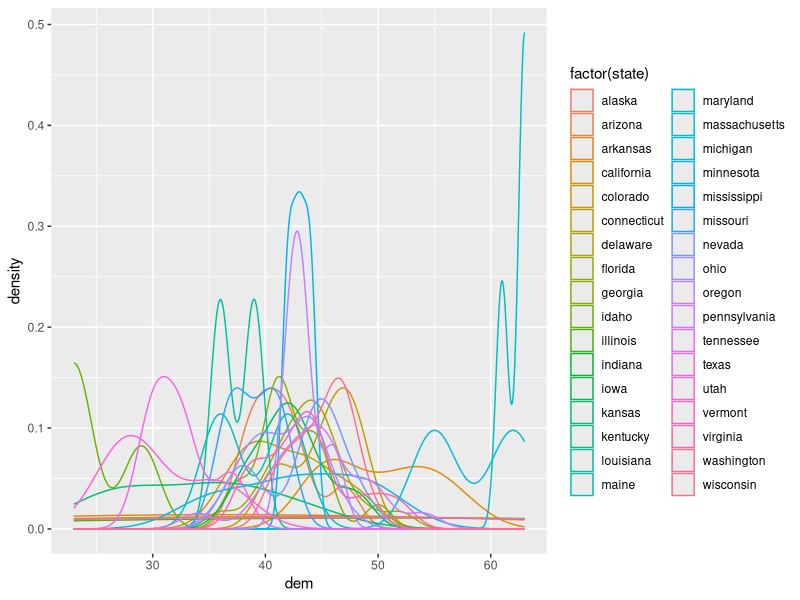
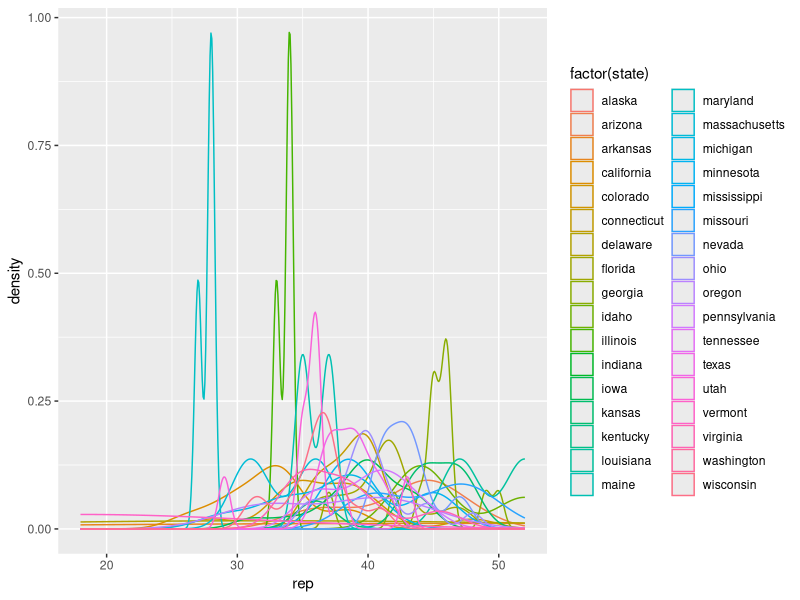
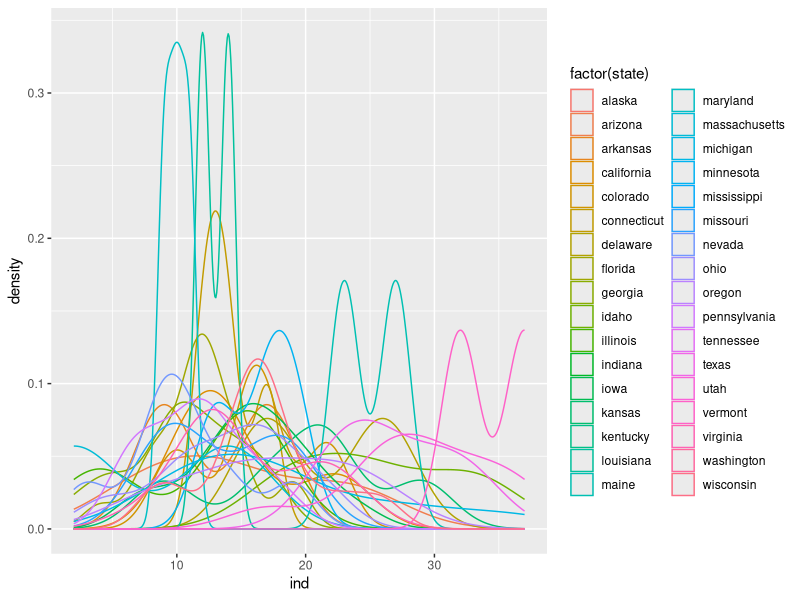
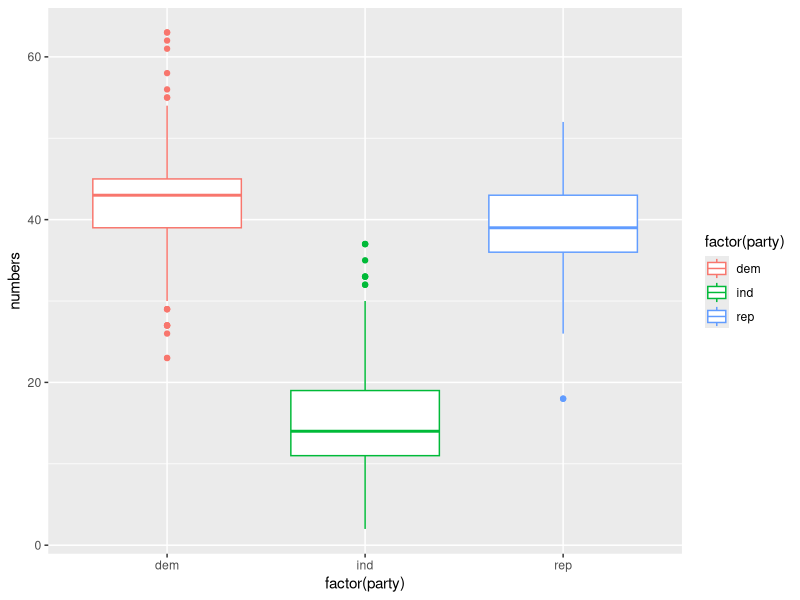
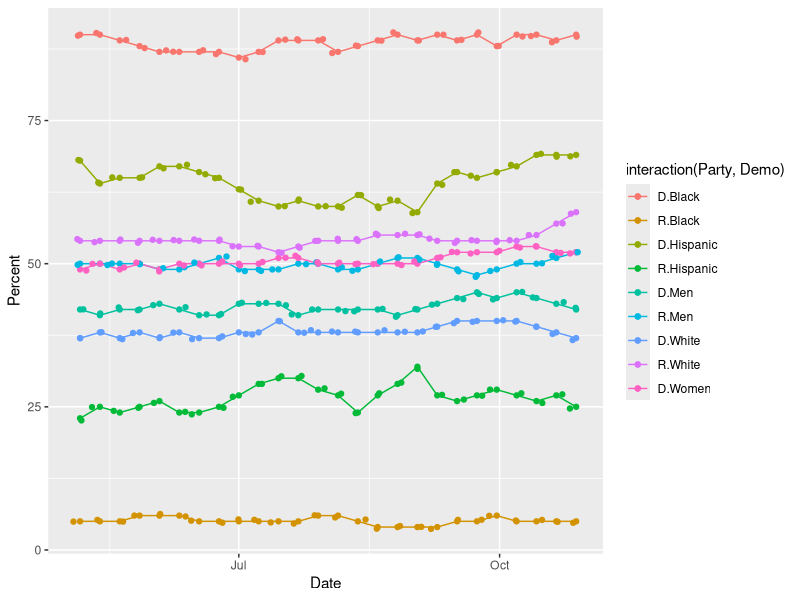

The R source for these figures, in order:
scraped <- read.csv('270towin.csv', header = FALSE, col.names = c('src', 'dem', 'rep','ind','state'))
scraped$dem = as.numeric(sub("%", "", scraped$dem))
scraped$rep = as.numeric(sub("%", "", scraped$rep))
scraped$ind = as.numeric(sub("%", "", scraped$ind))

library(dplyr)
library(ggplot2)
ggplot(scraped, aes(x=dem, group = factor(state), col = factor(state))) + 
  #geom_histogram(aes(y=..density..), binwidth=.5) +
  geom_density(aes(y = ..density..), alpha=.2)

ggplot(scraped, aes(x=rep, group = factor(state), col = factor(state))) + 
  #geom_histogram(aes(y=..density..), binwidth=.5) +
  geom_density(aes(y = ..density..), alpha=.2)


ggplot(scraped, aes(x=ind, group = factor(state), col = factor(state))) + 
  #geom_histogram(aes(y=..density..), binwidth=.5) +
  geom_density(aes(y = ..density..), alpha=.2)

summary(scraped)
library(tidyr)
scraped.long <- gather(scraped, party, numbers, dem:ind)
head(scraped.long)
ggplot(scraped.long, aes(factor(party), numbers, col = factor(party))) + geom_boxplot()

ge2012 <- read.csv('GeneralElection2012.csv', header = TRUE)
library(lubridate)
ge2012$Date <- mdy(ge2012$Date)
ge2012 %>%
  ggplot(aes(x = Date, y = Percent, col=interaction(Party,Demo))) + geom_line() + geom_point() + geom_jitter()